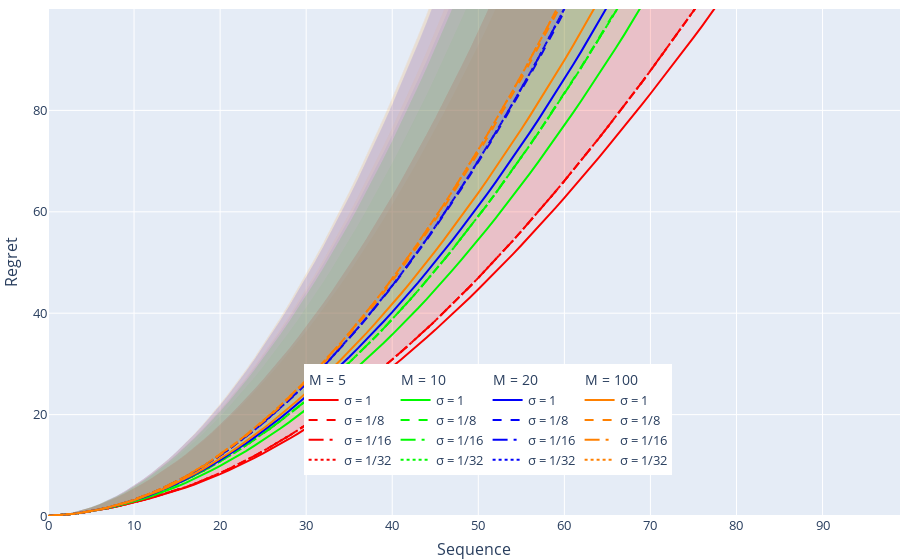

The notebook cell saved with this chart:
### Markdown cell above
# Apple Tasting

### Code cell
n_folds = 96
horizon = 100

game = games.apple_tasting(False)

colors = [  [250,0,0],[250,0,0], [250,0,0], [250,0,0],
            [0,250,0], [0,250,0], [0,250,0], [0,250,0],
            [0,0,250], [0,0,250], [0,0,250],[0,0,250],
            [255,128,0], [255,128,0], [255,128,0], [255,128,0]  ]

labels = [   'RandCBP_1_5',  'RandCBP_18_5', 'RandCBP_116_5','RandCBP_132_5', 
             'RandCBP_1_10',  'RandCBP_18_10', 'RandCBP_116_10','RandCBP_132_10',
             'RandCBP_1_20',  'RandCBP_18_20', 'RandCBP_116_20','RandCBP_132_20', 
             'RandCBP_1_100',  'RandCBP_18_100', 'RandCBP_116_100','RandCBP_132_100'  ]
             
fig1 = go.Figure(    )


for color, label in zip( colors, labels):
    r,g,b = color

    direct = './results/benchmark_randcbp/AT/'
    path = os.path.join(direct, 'balanced_{}_{}_{}.pkl.gz'.format(horizon,n_folds,label) )
    result = loadall_results(path, horizon, n_folds)

    regret =  np.mean(result,0) 
    xcoords = np.arange(0,horizon,1).tolist()
    std =  np.std(result,0) 
    upper_regret = regret + std

    if 'RandCBP_132' in label:
        fig1.add_trace(go.Scatter(x=xcoords, y=regret, line=dict(color='rgb({},{},{})'.format(r,g,b),  dash=  'dot' ), mode='lines', 
                legendgroup='M = {}'.format( label.split('_')[2] ), name='σ = 1/32'.format( label.split('_')[2] ) ) ) 

    elif 'RandCBP_116' in label:
        fig1.add_trace(go.Scatter(x=xcoords, y=regret, line=dict(color='rgb({},{},{})'.format(r,g,b),  dash=  'longdashdot' ), mode='lines', 
                legendgroup='M = {}'.format( label.split('_')[2] ), name='σ = 1/16'.format( label.split('_')[2] ) ) )  

    elif 'RandCBP_18' in label:
        fig1.add_trace(go.Scatter(x=xcoords, y=regret, line=dict(color='rgb({},{},{})'.format(r,g,b),  dash=  'dash' ), mode='lines',
                legendgroup='M = {}'.format( label.split('_')[2] ),  name='σ = 1/8'.format( label.split('_')[2] ) ) ) 

    elif 'RandCBP_1' in label:
        fig1.add_trace(go.Scatter(x=xcoords, y=regret, line=dict(color='rgb({},{},{})'.format(r,g,b),  dash=  'solid' ), mode='lines', 
                legendgroup='M = {}'.format( label.split('_')[2] ),legendgrouptitle_text='M = {}'.format( label.split('_')[2] ), name='σ = 1'.format( label.split('_')[2] ) ) ) 

    fig1.add_trace(   go.Scatter( x=xcoords+xcoords[::-1], y=upper_regret.tolist()+regret.tolist()[::-1],  fill='toself', fillcolor='rgba({},{},{},0.05)'.format(r,g,b), 
                         line=dict(color='rgba(255,255,255,0)'),   hoverinfo="skip",  showlegend=False ) )
    
fig1.update_yaxes(range=[0, 100] )
fig1.update_layout(legend= dict(yanchor="top",y=0.3,xanchor="left",x=0.3),
                    legend_orientation="h",
                    autosize=False,
                    xaxis_title="Sequence",
                    yaxis_title="Regret",
                    margin=go.layout.Margin( l=0,   r=0,   b=0,    t=0, ), 
                    font=dict(size=13,) )
fig1.show()
# fig1.write_image("./banchmarkRandCBP_hardAT.pdf")
